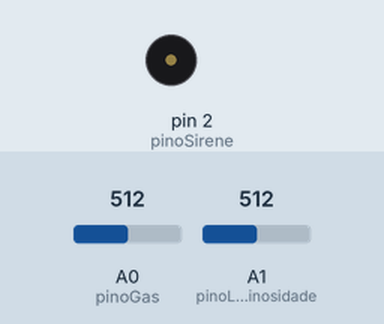
A sketch run on a simulated Arduino Uno, built with avr-gcc and run on an emulated ATmega328P. Parts: buzzer (waves = sounding, pin HIGH). The test bench sets the inputs (shaded band); at power-on: A0 (pinoGas) = 512, A1 (pinoLuminosidade) = 512.

Above: at 2.8 s.
2.9 s: A0 (pinoGas) set to 290
At 3.9 s:
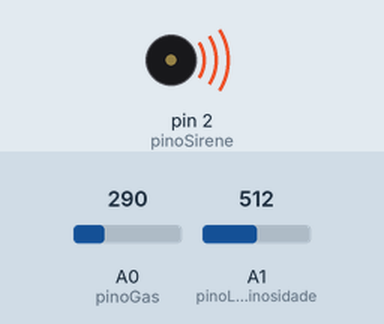
6.4 s: A1 (pinoLuminosidade) set to 891
9.9 s: A1 (pinoLuminosidade) set to 918
At 11.0 s:
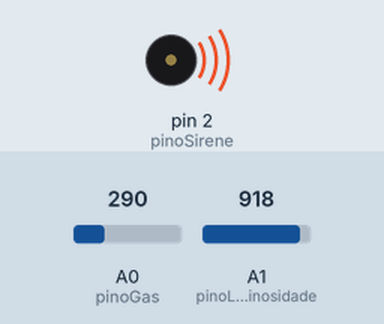
12.6 s: A0 (pinoGas) set to 308
At 16.5 s:
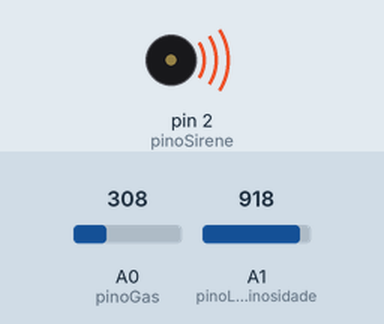
16.6 s: A0 (pinoGas) set to 122
At 17.4 s:
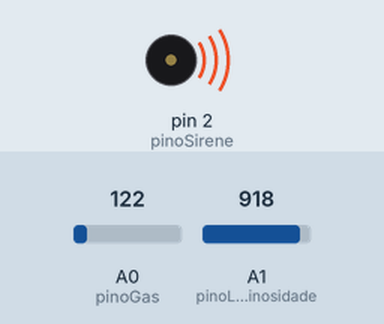
19.3 s: A0 (pinoGas) set to 306
At 20.2 s:
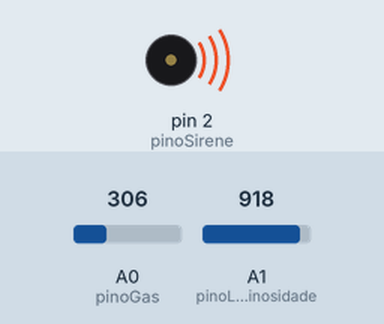
Timing chart, 0 to 24.3 s (numbered marks = the images above; inputs shaded):
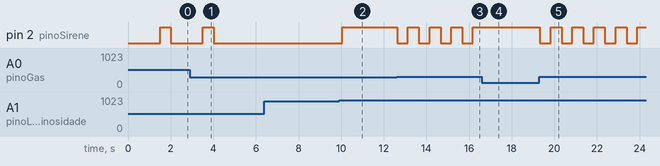

The sketch:

projeto_telegram_ARDUINO.ino
```cpp
#include <ArduinoJson.h>
#include <SoftwareSerial.h>
SoftwareSerial esp8266(4,3);  /* pino 4 TX , pino 3 RX */

// Pinos
int pinoSirene = 2;
int pinoLuminosidade = A1;
int pinoGas = A0;

// Variáveis
float luminosidade;
float gas;
String dadosLido;

void setup(){
  Serial.begin(115200);
  esp8266.begin(115200);
  pinMode(pinoSirene, OUTPUT);
  pinMode(pinoLuminosidade, INPUT);
  pinMode(pinoGas, INPUT);
}
void loop(){
  lendoSensores();
  acoes();
  recebe();
}

void lendoSensores(){
  luminosidade = analogRead(pinoLuminosidade);
  gas = analogRead(pinoGas);
}

void acoes(){
  if(luminosidade < 900) {
    digitalWrite(pinoSirene, LOW);
    delay(1*1000);

  }else{
    envia("sensor", "luminosidade", "alarme");
    digitalWrite(pinoSirene, HIGH);
  }

  if(gas > 300) {
    envia("sensor", "gas", "alarme");
    digitalWrite(pinoSirene, LOW);
    delay(0.5 * 1000);
    digitalWrite(pinoSirene, HIGH);
    delay(0.5 * 1000);

  }else{
    envia("sensor", "gas", "alarme");
    digitalWrite(pinoSirene, HIGH);
  }
}

void envia(String tipo, String dados1, String dados2){
  DynamicJsonDocument dado(1024);
  dado["tipo"] = tipo;
  dado["dados1"] = dados1;
  dado["dados2"] = dados2;
  serializeJson(dado, esp8266);
}

void recebe(){
  if(esp8266.available())
  {
    String comando="";
    while(esp8266.available()) {
      dadosLido = esp8266.readString();
    }

    DynamicJsonDocument dado(1024);
    DeserializationError error = deserializeJson(dado, dadosLido);
    if (error)
      return;

    String dados = dado["tipo"];
    if(comando.indexOf(dados)){
      envia("status", String(luminosidade), String(gas));
    }
  }
}
```

Measured:
- the behaviour switches between 300 and 301 on A0 (pinoGas) (found by bisection; images 2 and 3)
- after the input at 2.9 s, pin 2 (pinoSirene): goes on until 4.0 s, then stays LOW
- after the input at 9.9 s, pin 2 (pinoSirene): LOW → HIGH after 0.16 s
- after the input at 12.6 s, pin 2 (pinoSirene): alternates HIGH for 0.52 s and LOW for 0.50 s, starting at once
- after the input at 16.6 s, pin 2 (pinoSirene): stops changing and stays HIGH
- after the input at 19.3 s, pin 2 (pinoSirene): alternates HIGH for 0.52 s and LOW for 0.50 s, starting at once
